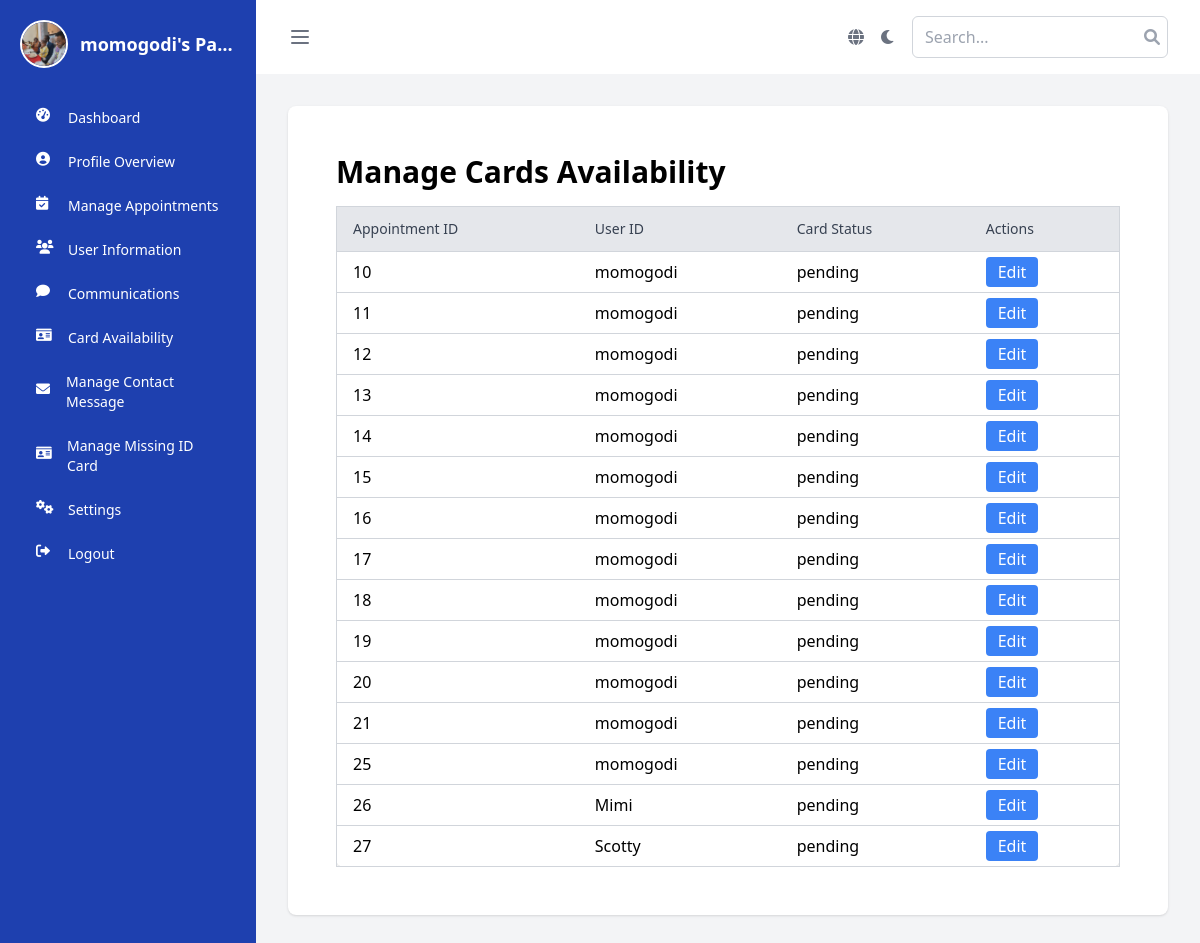
Page /card_status/ (signed in) on the committed database.
### booking/models.py (models this page shows)
class User(AbstractUser):
    ROLE_CHOICES = [
        ('user', 'User'),
        ('officer', 'Police Officer'),
        ('admin', 'Super Admin'),
    ]
    email = models.CharField(max_length=100, default='user@gmail.com')
    role = models.CharField(max_length=10, choices=ROLE_CHOICES, default='user')
    name = models.CharField(max_length=100, default='user')  # Provide a default value
    phone = models.CharField(max_length=15, default='0000000000')  # Provide a default value
    address = models.TextField(null=True, blank=True)  # Temporarily allow null
    profile_picture = models.ImageField(upload_to='profile_pics/', null=True, blank=True)

class Appointment(models.Model):
    STATUS_CHOICES = (
        ('created', 'Created'),
        ('pending', 'Pending'),
        ('approved', 'Approved'),
        ('rejected', 'Rejected'),
    )
    CARD_CHOICES = (
        ('created', 'Created'),
        ('pending', 'Pending'),
        ('blocked', 'Blocked')
    )
    user = models.ForeignKey(User, on_delete=models.CASCADE)
    officer = models.ForeignKey(User, related_name='appointments', on_delete=models.CASCADE, null=True, blank=True)
    office = models.ForeignKey(Office, on_delete=models.CASCADE)
    date = models.DateField()
    time = models.TimeField()
    document = models.ForeignKey(Document, on_delete=models.CASCADE, null=True, blank=True)
    paid = models.BooleanField(default=False)
    status = models.CharField(max_length=20, choices=STATUS_CHOICES, default='Created')
    card_status = models.CharField(max_length=20, choices=CARD_CHOICES, default="pending")
    receipt_reference = models.CharField(max_length=100, null=True, blank=True)  # Add this field to store receipt reference

### booking/views.py (the view)
# urls.py: path('card_status/', views.card_status, name="card_status"),
@login_required
def card_status(request):
    if (request.method=="GET"):
        communications = Appointment.objects.all()
        return render(request, "panel/police/card/card_status.html", {"cards": communications})

### booking/templates/panel/police/card/card_status.html (shortened to what this page needs)
{% extends 'panel/base_page/base_police.html' %}
{% load static %}
{% block content %}
<div class="container mx-auto p-6">
    <h1 class="text-3xl font-bold mb-4">Manage Cards Availability</h1>
    <div class="overflow-x-auto">
        <table class="min-w-full bg-white border border-gray-300 rounded-lg shadow-md">
            <thead>
                <tr class="bg-gray-200">
                    <th class="py-3 px-4 border-b border-gray-300 text-left text-sm font-medium text-gray-700">Appointment ID</th>
                    <th class="py-3 px-4 border-b border-gray-300 text-left text-sm font-medium text-gray-700">User ID</th>
                    <th class="py-3 px-4 border-b border-gray-300 text-left text-sm font-medium text-gray-700">Card Status</th>
                    <th class="py-3 px-4 border-b border-gray-300 text-left text-sm font-medium text-gray-700">Actions</th>
                </tr>
            </thead>
            <tbody>
                {% for card in cards %}
                <tr class="hover:bg-gray-100">
                    <td class="py-2 px-4 border-b border-gray-300">{{ card.id }}</td>
                    <td class="py-2 px-4 border-b border-gray-300">{{ card.user }}</td>
                    <td class="py-2 px-4 border-b border-gray-300">{{ card.card_status }}</td>
                    <td class="py-2 px-4 border-b border-gray-300">
                        <a href="{% url 'edit_card_status' card.id %}" class="bg-blue-500 text-white px-3 py-1 rounded hover:bg-blue-600">Edit</a>
                    </td>
                </tr>
                {% endfor %}
            </tbody>
        </table>
    </div>
</div>
{% endblock %}

### booking/templates/panel/base_page/base_police.html (shortened to what this page needs)
{% load static %}
<!DOCTYPE html>
<html lang="en" class="h-full">
<head>
    <script src="https://cdn.tailwindcss.com"></script>
    <link href="https://cdnjs.cloudflare.com/ajax/libs/font-awesome/6.0.0-beta3/css/all.min.css" rel="stylesheet">
</head>
<body class="h-full bg-gray-100 dark:bg-gray-900">
    <div class="flex h-full">
        <aside id="sidebar" class="bg-secondary text-white w-64 flex-shrink-0 transition-all duration-300 ease-in-out overflow-y-auto">
            <div class="p-5">
                <header class="flex items-center mb-8">
                    <a href="{% url 'officer_panel' %}" class="flex items-center space-x-3">
                        {% if user.profile_picture %}
                        <img src="{{ user.profile_picture.url }}" alt="{{ user.username }}'s profile picture" class="w-12 h-12 rounded-full object-cover border-2 border-white" />
                        {% else %}
                        <img src="{% static 'img/yvan.jpg' %}" alt="Default Avatar" class="w-12 h-12 rounded-full object-cover border-2 border-white" />
                        {% endif %}
                        <span class="text-lg font-semibold truncate">{{ user.username }}'s Panel</span>
                    </a>
                </header>
                <nav class="space-y-2">
                    <a href="{% url 'officer_panel' %}" class="flex items-center px-4 py-2 text-sm rounded-lg hover:bg-primary transition-colors duration-150"><i class="fas fa-tachometer-alt w-5 h-5 mr-3"></i><span class="nav-text">Dashboard</span></a>
                    <a href="{% url 'profile_police' %}" class="flex items-center px-4 py-2 text-sm rounded-lg hover:bg-primary transition-colors duration-150"><i class="fas fa-user-circle w-5 h-5 mr-3"></i><span class="nav-text">Profile Overview</span></a>
                    <a href="{% url 'manage_appointments' %}" class="flex items-center px-4 py-2 text-sm rounded-lg hover:bg-primary transition-colors duration-150"><i class="fas fa-calendar-check w-5 h-5 mr-3"></i><span class="nav-text">Manage Appointments</span></a>
                    <a href="{% url 'user_information' %}" class="flex items-center px-4 py-2 text-sm rounded-lg hover:bg-primary transition-colors duration-150"><i class="fas fa-users w-5 h-5 mr-3"></i><span class="nav-text">User Information</span></a>
                    <a href="{% url 'post_communication' %}" class="flex items-center px-4 py-2 text-sm rounded-lg hover:bg-primary transition-colors duration-150"><i class="fas fa-comment w-5 h-5 mr-3"></i><span class="nav-text">Communications</span></a>
                    <a href="{% url 'card_status' %}" class="flex items-center px-4 py-2 text-sm rounded-lg hover:bg-primary transition-colors duration-150"><i class="fas fa-id-card w-5 h-5 mr-3"></i><span class="nav-text">Card Availability</span></a>
                    <a href="{% url 'manage_contact' %}" class="flex items-center px-4 py-2 text-sm rounded-lg hover:bg-primary transition-colors duration-150"><i class="fas fa-envelope w-5 h-5 mr-3"></i><span class="nav-text">Manage Contact Message</span></a>
                    <a href="{% url 'manage_id' %}" class="flex items-center px-4 py-2 text-sm rounded-lg hover:bg-primary transition-colors duration-150"><i class="fas fa-id-card w-5 h-5 mr-3"></i><span class="nav-text">Manage Missing ID Card</span></a>
                    <a href="{% url 'setting_police' %}" class="flex items-center px-4 py-2 text-sm rounded-lg hover:bg-primary transition-colors duration-150"><i class="fas fa-cogs w-5 h-5 mr-3"></i><span class="nav-text">Settings</span></a>
                    <a href="{% url 'logout' %}" class="flex items-center px-4 py-2 text-sm rounded-lg hover:bg-primary transition-colors duration-150"><i class="fas fa-sign-out-alt w-5 h-5 mr-3"></i><span class="nav-text">Logout</span></a>
                </nav>
            </div>
        </aside>
        <div class="flex-1 flex flex-col overflow-hidden">
            <header class="bg-white dark:bg-gray-800 shadow">
                <div class="max-w-7xl mx-auto px-4 sm:px-6 lg:px-8 py-4 flex justify-between items-center">
                    <button class="text-gray-500 hover:text-gray-600 focus:outline-none focus:text-gray-600" aria-label="Toggle menu" onclick="toggleSidebar()">
                        <svg class="h-6 w-6" fill="none" viewBox="0 0 24 24" stroke="currentColor">
                            <path stroke-linecap="round" stroke-linejoin="round" stroke-width="2" d="M4 6h16M4 12h16M4 18h16" />
                        </svg>
                    </button>
                    <div class="flex items-center space-x-4">
                        <button id="languageToggle" class="text-gray-500 hover:text-gray-600 focus:outline-none" onclick="toggleLanguage()" aria-label="Change Language">
                            <i class="fas fa-globe"></i>
                        </button>
                        <button id="themeToggle" class="text-gray-500 hover:text-gray-600 focus:outline-none" onclick="toggleTheme()" aria-label="Change Theme">
                            <i class="fas fa-moon"></i>
                        </button>
                        <div class="relative">
                            <input type="text" id="searchInput" placeholder="Search..." class="w-64 px-3 py-2 rounded-md border border-gray-300 dark:border-gray-600 focus:ring-2 focus:ring-primary focus:border-transparent" />
                            <button class="absolute right-2 top-1/2 transform -translate-y-1/2 text-gray-400 hover:text-gray-600">
                                <i class="fas fa-search"></i>
                            </button>
                        </div>
                    </div>
                </div>
            </header>
            <main class="flex-1 overflow-x-hidden overflow-y-auto bg-gray-100 dark:bg-gray-900">
                <div class="max-w-7xl mx-auto px-4 sm:px-6 lg:px-8 py-8">
                    <div class="bg-white dark:bg-gray-800 shadow rounded-lg">
                        <div class="px-4 py-5 sm:p-6">
                            {% block content %}{% endblock %}
                        </div>
                    </div>
                </div>
            </main>
        </div>
    </div>
</body>
</html>

### rows in the picture
User: username "momogodi"
Appointment: id "10", user "momogodi", card_status "pending"
Appointment: id "11", user "momogodi", card_status "pending"
Appointment: id "12", user "momogodi", card_status "pending"
Appointment: id "13", user "momogodi", card_status "pending"
Appointment: id "14", user "momogodi", card_status "pending"
Appointment: id "15", user "momogodi", card_status "pending"
Appointment: id "16", user "momogodi", card_status "pending"
Appointment: id "17", user "momogodi", card_status "pending"
Appointment: id "18", user "momogodi", card_status "pending"
Appointment: id "19", user "momogodi", card_status "pending"
Appointment: id "20", user "momogodi", card_status "pending"
Appointment: id "21", user "momogodi", card_status "pending"
Appointment: id "25", user "momogodi", card_status "pending"
Appointment: id "26", user "Mimi", card_status "pending"
Appointment: id "27", user "Scotty", card_status "pending"
